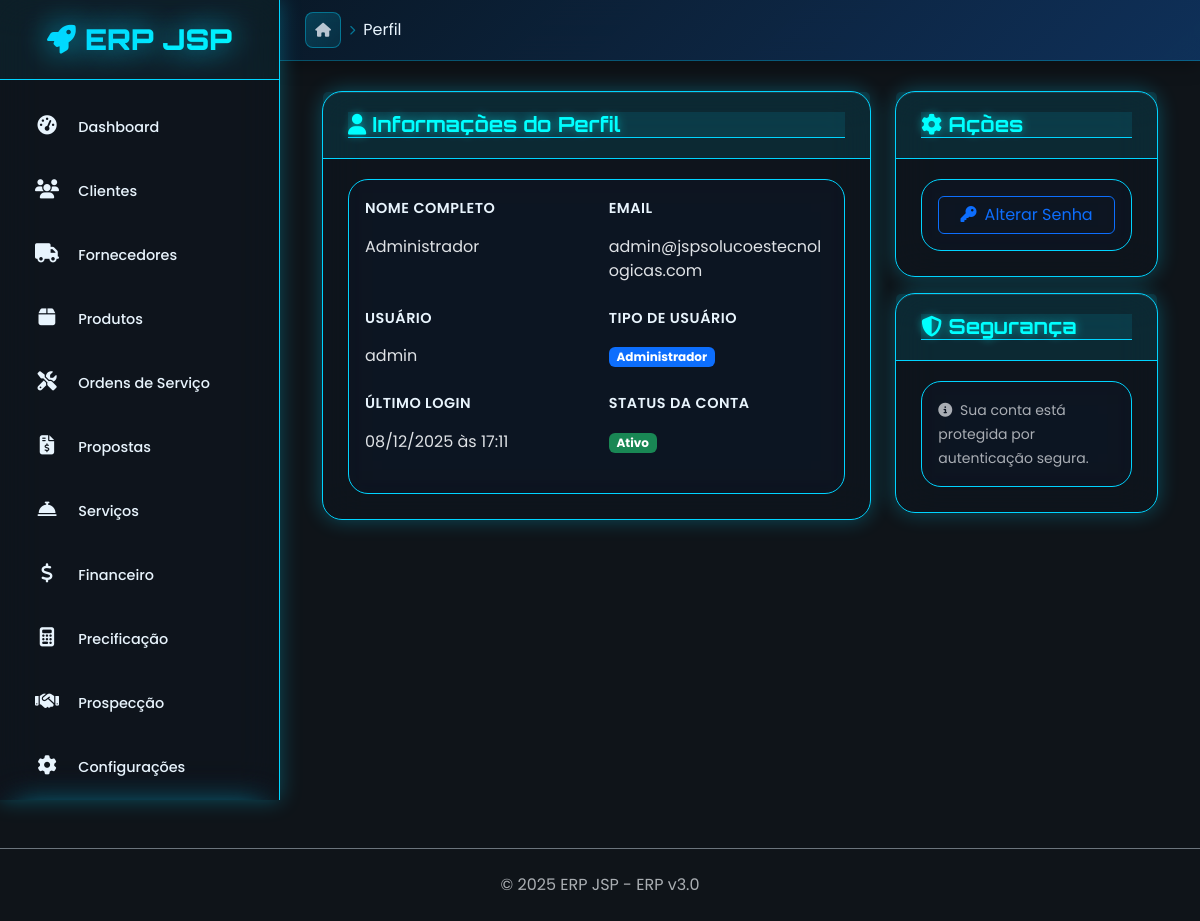
The page /auth/perfil (signed in) on the database as committed earlier.
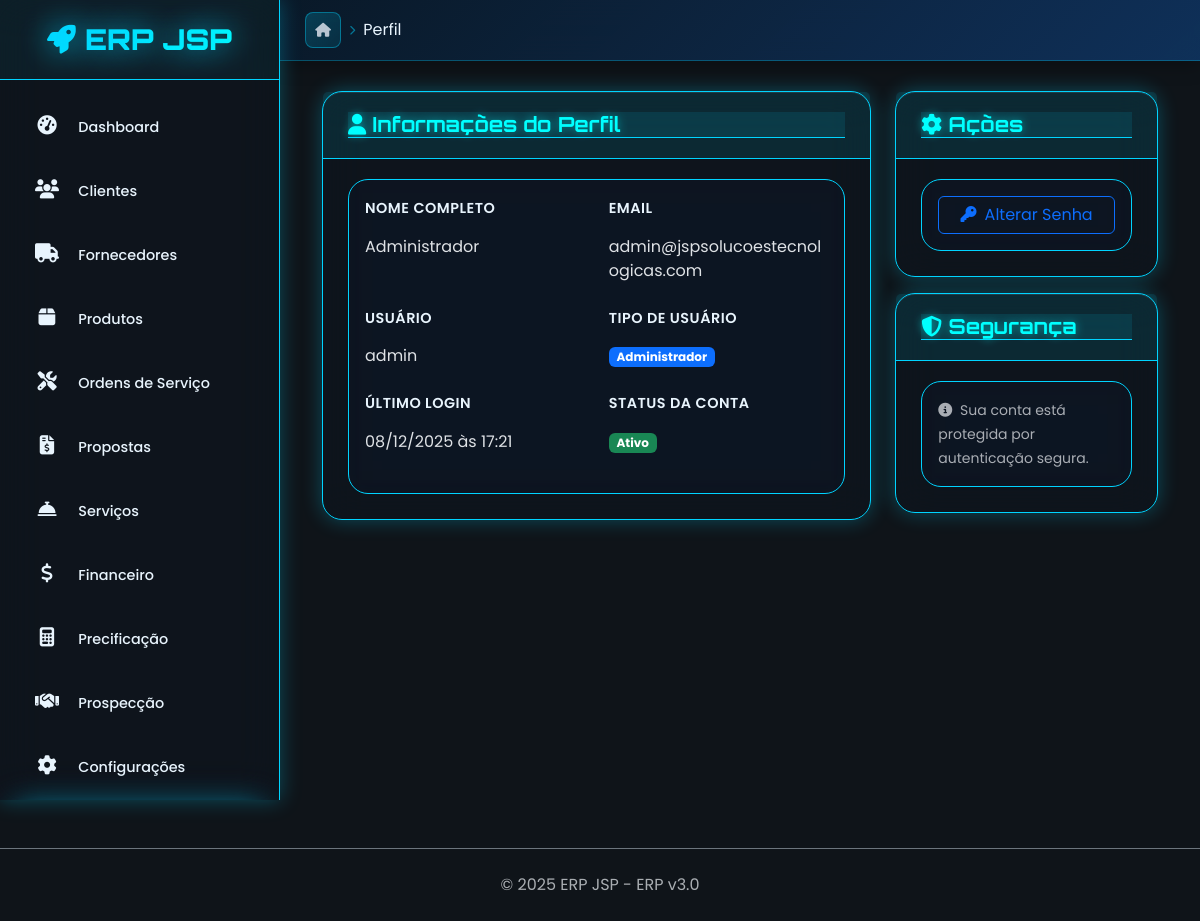
The same page on the database as committed later.
### app/auth/usuario_model.py (models this page shows, shortened)
class Usuario(BaseModel, UserMixin):
    __tablename__ = 'usuarios'
    nome = db.Column(db.String(100), nullable=False)
    email = db.Column(db.String(120), unique=True, nullable=False, index=True)
    usuario = db.Column(db.String(50), unique=True, nullable=False, index=True)  # username
    senha_hash = db.Column(db.String(255), nullable=False)
    telefone = db.Column(db.String(20))
    cargo = db.Column(db.String(100))
    departamento = db.Column(db.String(100))
    tipo_usuario = db.Column(db.String(20), default='usuario', nullable=False)
    email_confirmado = db.Column(db.Boolean, default=False)
    primeiro_login = db.Column(db.Boolean, default=True)
    ultimo_login = db.Column(db.DateTime)
    tentativas_login = db.Column(db.Integer, default=0)
    bloqueado_ate = db.Column(db.DateTime)
    tema_preferido = db.Column(db.String(20), default='light')  # light, dark
    idioma = db.Column(db.String(5), default='pt-BR')
    timezone = db.Column(db.String(50), default='America/Sao_Paulo')
    @property
    def tipo_usuario_formatado(self):
        tipos = {
            'admin': 'Administrador',
            'usuario': 'Usuário',
            'operador': 'Operador',
            'readonly': 'Apenas Leitura'
        }
        return tipos.get(self.tipo_usuario, self.tipo_usuario.title())
    @property
    def status_conta(self):
        if not self.ativo:
            return 'inativo'
        elif self.esta_bloqueado:
            return 'bloqueado'
        elif not self.email_confirmado:
            return 'pendente_confirmacao'
        else:
            return 'ativo'
    @property
    def status_cor(self):
        cores = {
            'ativo': 'success',
            'inativo': 'secondary',
            'bloqueado': 'danger',
            'pendente_confirmacao': 'warning'
        }
        return cores.get(self.status_conta, 'secondary')
    @property
    def esta_bloqueado(self):
        if self.bloqueado_ate:
            return datetime.now() < self.bloqueado_ate
        return False

### app/auth/auth_routes.py (the view)
@auth_bp.route('/perfil')
@login_required
def perfil():
    return render_template('auth/perfil.html', usuario=current_user)

### app/auth/auth_routes.py (called while the page is built)
@auth_bp.app_context_processor
def inject_auth_vars():
    return {
        'current_user': current_user,
        'is_authenticated': current_user.is_authenticated if current_user else False
    }

### app/extensoes.py (called while the page is built)
def init_extensions(app):
    db.init_app(app)
    migrate.init_app(app, db)
    login_manager.init_app(app)
    login_manager.login_view = 'auth.login'
    login_manager.login_message = 'Por favor, faça login para acessar esta página.'
    login_manager.login_message_category = 'info'
    @login_manager.user_loader
    def load_user(user_id):
        try:
            from app.auth.usuario_model import Usuario
            return Usuario.query.get(int(user_id))
        except Exception as e:
            print(f"⚠️ Erro no load_user: {e}")
            return None
    import os
    db_path = app.config.get('SQLALCHEMY_DATABASE_URI')
    if db_path and db_path.startswith('sqlite:///'):
        db_file = db_path.replace('sqlite:///', '')
        db_dir = os.path.dirname(db_file)
        if db_dir and not os.path.exists(db_dir):
            os.makedirs(db_dir, exist_ok=True)

### app/auth/templates/auth/perfil.html (shortened to what this page needs)
{% extends "base.html" %}
{% block breadcrumb %}
<li class="breadcrumb-item active">Perfil</li>
{% endblock %}
{% block content %}
<div class="container-fluid">
    <div class="row">
        <div class="col-md-8">
            <div class="card">
                <div class="card-header">
                    <h5 class="card-title mb-0">
                        <i class="fas fa-user"></i>
                        Informações do Perfil
                    </h5>
                </div>
                <div class="card-body">
                    <div class="row mb-3">
                        <div class="col-md-6">
                            <label class="form-label">Nome Completo</label>
                            <div class="form-control-plaintext">{{ usuario.nome }}</div>
                        </div>
                        <div class="col-md-6">
                            <label class="form-label">Email</label>
                            <div class="form-control-plaintext">{{ usuario.email }}</div>
                        </div>
                    </div>
                    <div class="row mb-3">
                        <div class="col-md-6">
                            <label class="form-label">Usuário</label>
                            <div class="form-control-plaintext">{{ usuario.usuario }}</div>
                        </div>
                        <div class="col-md-6">
                            <label class="form-label">Tipo de Usuário</label>
                            <div class="form-control-plaintext">
                                <span class="badge bg-primary">{{ usuario.tipo_usuario_formatado }}</span>
                            </div>
                        </div>
                    </div>
                    <div class="row mb-3">
                        <div class="col-md-6">
                            <label class="form-label">Último Login</label>
                            <div class="form-control-plaintext">
                                {% if usuario.ultimo_login %}
                                    {{ usuario.ultimo_login.strftime('%d/%m/%Y às %H:%M') }}
                                {% else %}
                                    Primeiro acesso
                                {% endif %}
                            </div>
                        </div>
                        <div class="col-md-6">
                            <label class="form-label">Status da Conta</label>
                            <div class="form-control-plaintext">
                                <span class="badge bg-{{ usuario.status_cor }}">
                                    {{ usuario.status_conta.replace('_', ' ').title() }}
                                </span>
                            </div>
                        </div>
                    </div>
                </div>
            </div>
        </div>
        <div class="col-md-4">
            <div class="card">
                <div class="card-header">
                    <h5 class="card-title mb-0">
                        <i class="fas fa-cog"></i>
                        Ações
                    </h5>
                </div>
                <div class="card-body">
                    <div class="d-grid gap-2">
                        <a href="{{ url_for('auth.alterar_senha') }}" class="btn btn-outline-primary">
                            <i class="fas fa-key me-2"></i>Alterar Senha
                        </a>
                    </div>
                </div>
            </div>
            <div class="card mt-3">
                <div class="card-header">
                    <h5 class="card-title mb-0">
                        <i class="fas fa-shield-alt"></i>
                        Segurança
                    </h5>
                </div>
                <div class="card-body">
                    <small class="text-muted">
                        <i class="fas fa-info-circle me-1"></i>
                        Sua conta está protegida por autenticação segura.
                    </small>
                </div>
            </div>
        </div>
    </div>
</div>
{% endblock %}

Rows that differ between the two databases and show on the page:
changed Usuario "Administrador": ultimo_login "08/12/2025 às 17:11" → "08/12/2025 às 17:21"
